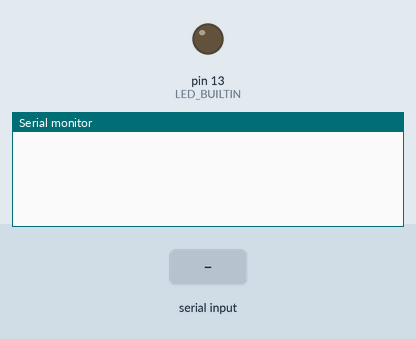
Bench run of a sketch on a simulated Arduino Uno, built with avr-gcc and run on an emulated ATmega328P. Parts: output pins drawn as LEDs (lit = HIGH), the last lines printed to the serial monitor. Inputs (shaded band) come from the test bench.

Above: at 1.2 s.
1.3 s: "," received over Serial
At 2.8 s:
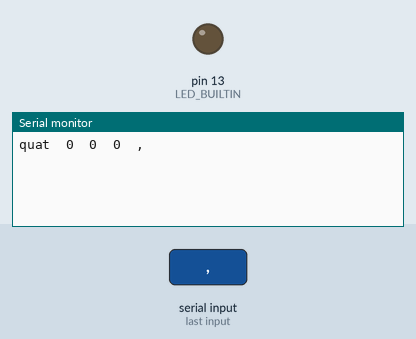
3.5 s: ";" received over Serial
At 4.4 s:
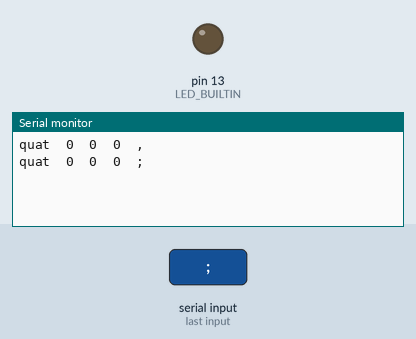
5.5 s: "90,45,200\n" received over Serial
At 7.7 s:
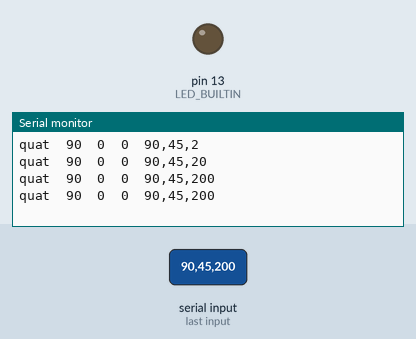

Measured:
- after the input at 1.3 s, the serial monitor: prints a new line after 0.70 s (image 1)
- after the input at 3.5 s, the serial monitor: prints a new line after 0.51 s (image 2)
- after the input at 5.5 s, the serial monitor: prints a new line after 0.51 s (image 3)

The sketch:

cap_nhat_3_du_lieu.ino
```cpp
String readString;
String readString1;
String String1;
int x,y,z;
int i, j ;
char* myStrings[]={};
void setup() {
  Serial.begin(9600);
  pinMode(LED_BUILTIN, OUTPUT);
  x = y = z = 0;
}

void loop() {
  while (Serial.available()) {
   //
    delay(3);
    char c = Serial.read();
    readString += c;
  for (i = 0; i < readString.length(); i++) {
  if (readString.substring(i, i+1) == ",") {
    x = readString.substring(0, i).toInt();
    break;
  }
  }
  for ( j = 0; j < readString.length(); j++) {
  if (readString.substring(j, j+1) == ";") {
    y = readString.substring(i+1,j+1).toInt();
    z = readString.substring(j+1).toInt();
    break;
  }
}
Serial.print("quat\t");
Serial.print(x);
Serial.print("\t");
Serial.print(y);
Serial.print("\t");
Serial.print(z);
Serial.print("\t");
Serial.print(readString);
Serial.print("\t");
Serial.println(readString1);

  }

/*
if (readString.substring(0,1) == "x"){
  readString.remove(0, 1);
  Serial.println(readString);
  x = readString.toInt();
 }
if (readString.substring(0,1) == "y"){
  readString.remove(0, 1);
  Serial.println(readString);
  y = readString.toInt();
 }
Serial.println(readString);
Serial.print("quat\t");
Serial.print(x);
Serial.print("\t");
Serial.println(y);*/
delay(1000);
readString="";

}
```
